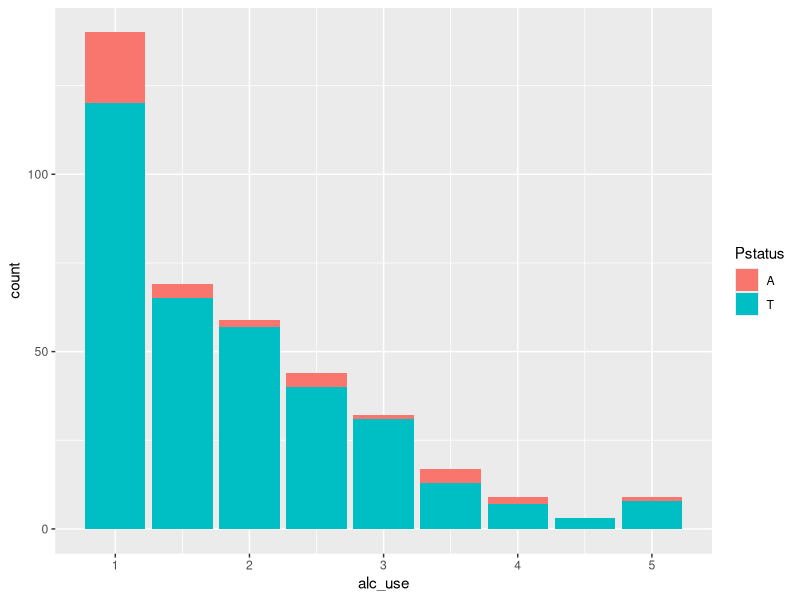
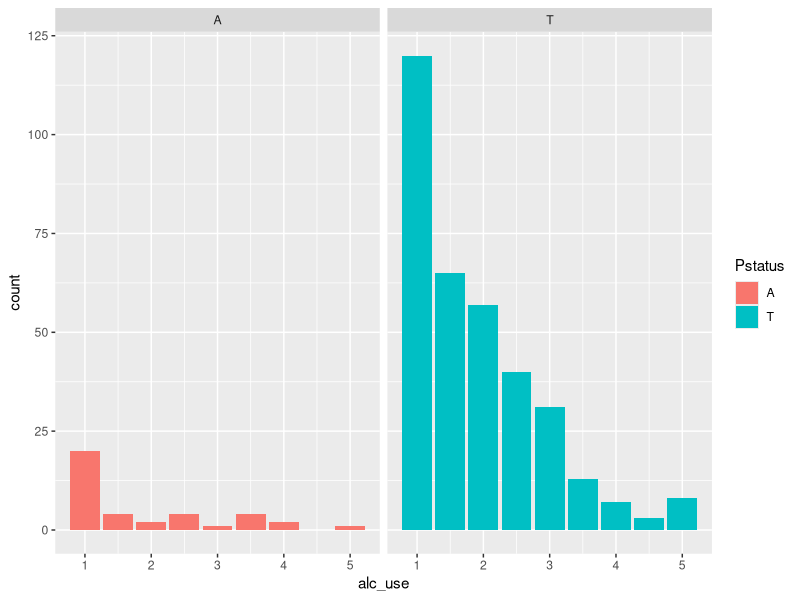
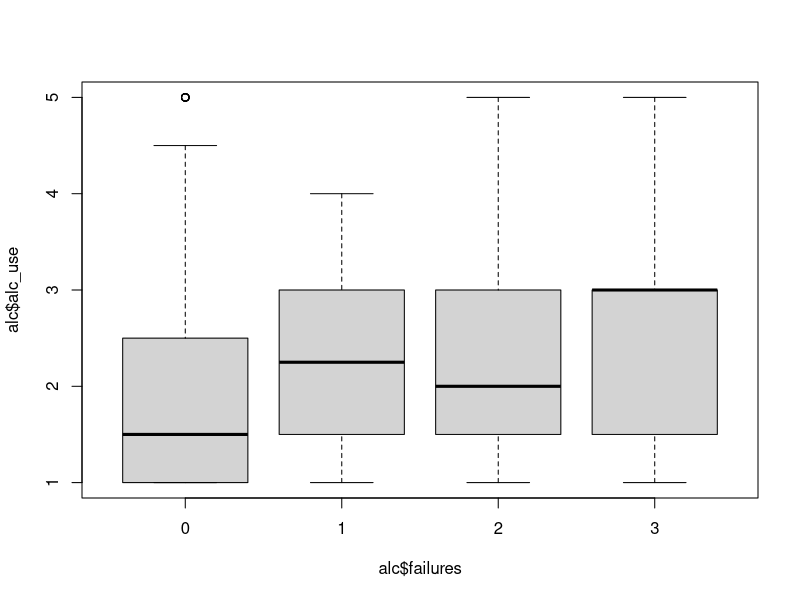
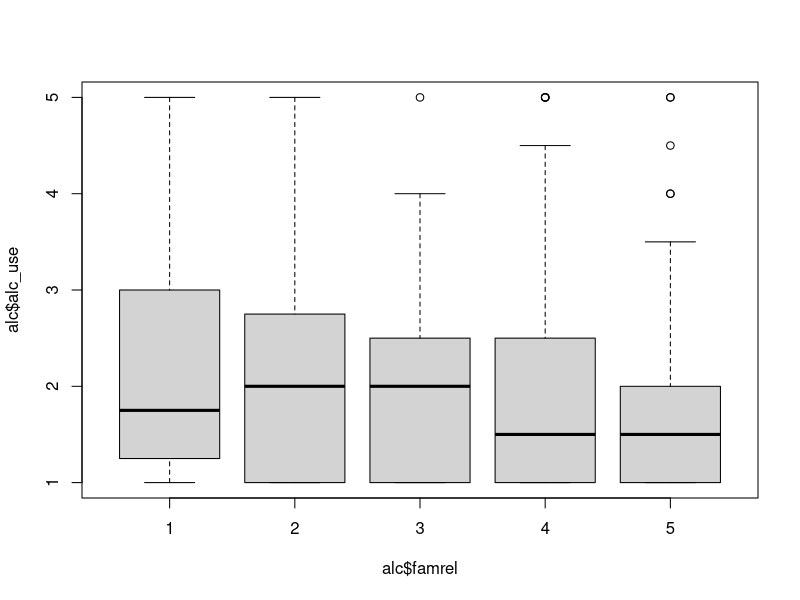
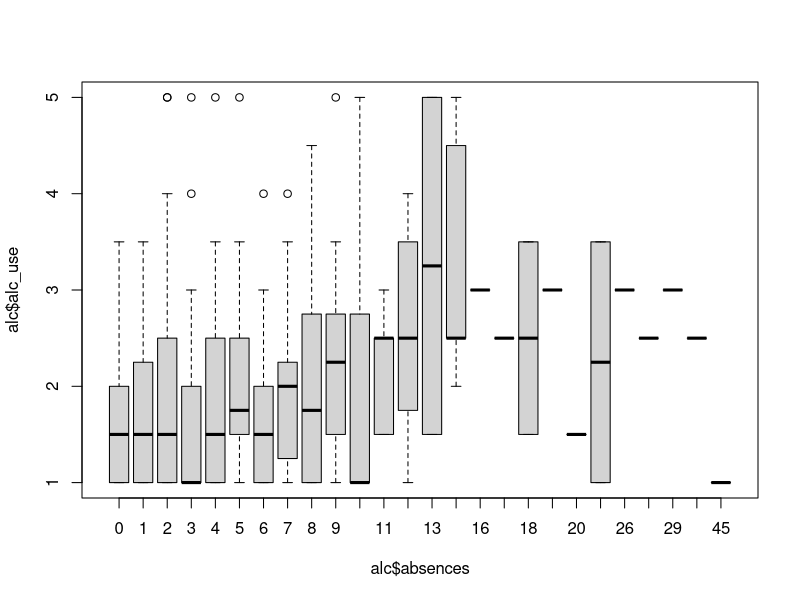
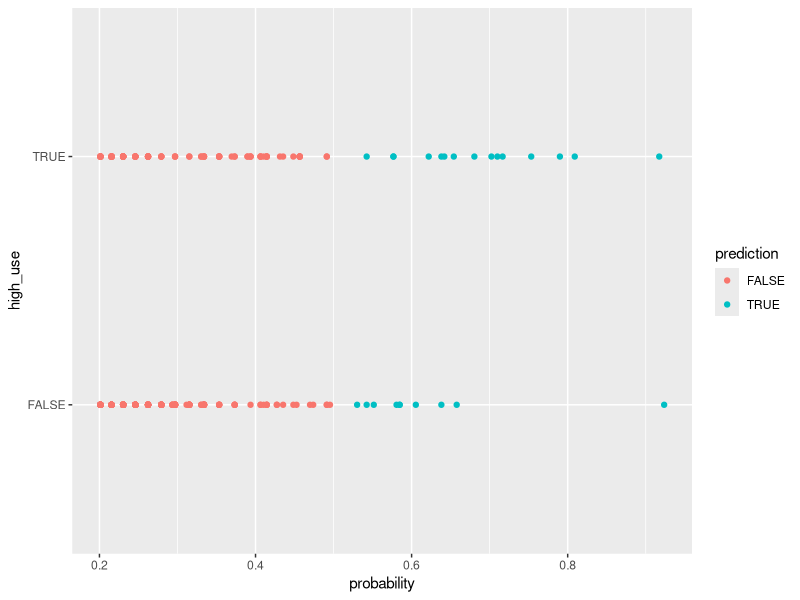

Reproduce these figures in R, in order.
## ---- chunk 1
setwd("C:/Users/Sara Allaouat/Documents/IODS-project/data")
alc <- read.table("alc.csv", header = TRUE, sep = "")
str(alc)
colnames(alc)
## ---- chunk 2
library(ggplot2)
g3 <- ggplot(data = alc, aes(x = alc_use, fill=Pstatus)) 
g4 <- g3 + geom_bar()
g4
g5 <- g3 + geom_bar()+ facet_wrap("Pstatus")
g5
## ---- chunk 3
g6 <- boxplot(alc$alc_use ~ alc$failures)
g6
## ---- chunk 4
g7 <- boxplot(alc$alc_use ~ alc$famrel)
g7
## ---- chunk 5
g8 <- boxplot(alc$alc_use ~ alc$absences)
g8
## ---- chunk 6
m1 <- glm(high_use ~ failures + absences + famrel + Pstatus, data = alc, family = "binomial")
summary(m1)
## ---- chunk 7
m2 <- glm(high_use ~ failures + absences, data = alc, family = "binomial")
summary(m2)
## ---- chunk 8
library(dplyr)
## ---- chunk 9
OR <- coef(m2) %>% exp
CI <- confint(m2)%>% exp
cbind(OR, CI)

## ---- chunk 10
probabilities <- predict(m2, type = "response")
alc <- mutate(alc, probability = probabilities)
alc <- mutate(alc, prediction = probability > 0.5)
select(alc, failures, absences, high_use, probability, prediction) %>% tail(10)
table(high_use = alc$high_use, prediction = alc$prediction)
## ---- chunk 11
g <- ggplot(alc, aes(x = probability, y = high_use, col=prediction))
g + geom_point()
table(high_use = alc$high_use, prediction = alc$prediction) %>% prop.table() %>% addmargins()
## ---- chunk 12
loss_func <- function(class, prob) {
  n_wrong <- abs(class - prob) > 0.5
  mean(n_wrong)
}
loss_func(class = alc$high_use, prob = alc$probability)
## ---- chunk 13
library(boot)
cv <- cv.glm(data = alc, cost = loss_func, glmfit = m2, K = 10)
cv$delta[1]
## ---- chunk 14
M <- glm(high_use ~ failures + absences + sex + Pstatus + famrel + age + school + address + famsize + Medu + Fedu + Mjob + Fjob + reason + guardian + traveltime + studytime + schoolsup + famsup + paid + activities + nursery + higher + internet + romantic + freetime + goout + health, data = alc, family = "binomial")
summary(M)
probabilities <- predict(M, type = "response")
alc <- mutate(alc, probability = probabilities)
alc <- mutate(alc, prediction = probability > 0.5)
select(alc, failures, absences, sex, Pstatus, famrel, age, school, address, famsize, Medu, Fedu, Mjob, Fjob, reason, guardian,  traveltime, studytime, schoolsup, famsup, paid, activities, nursery, higher, internet, romantic, freetime, goout, health, high_use, probability, prediction) %>% tail(10)
table(high_use = alc$high_use, prediction = alc$prediction)

loss_func1 <- function(class, prob) {
  n_wrong <- abs(class - prob) > 0.5
  mean(n_wrong)
}
loss_func1(class = alc$high_use, prob = alc$probability)

cv1 <- cv.glm(data = alc, cost = loss_func1, glmfit = M, K = 10)
cv1$delta[1]
## ---- chunk 15
M2 <- glm(high_use ~ failures + absences + sex + famrel + age + address + famsize + Fedu + Fjob + guardian + traveltime + studytime + paid + activities + nursery + romantic + freetime + goout + health, data = alc, family = "binomial")
summary(M2)
probabilities <- predict(M2, type = "response")
alc <- mutate(alc, probability = probabilities)
alc <- mutate(alc, prediction = probability > 0.5)
select(alc, failures, absences, sex, famrel, age, school, address, famsize, Fedu, Fjob, guardian,  traveltime, studytime, paid, activities, nursery, romantic, freetime, goout, health, high_use, probability, prediction) %>% tail(10)
table(high_use = alc$high_use, prediction = alc$prediction)

loss_func2 <- function(class, prob) {
  n_wrong <- abs(class - prob) > 0.5
  mean(n_wrong)
}
loss_func2(class = alc$high_use, prob = alc$probability)

cv2 <- cv.glm(data = alc, cost = loss_func2, glmfit = M2, K = 10)
cv2$delta[1]
## ---- chunk 16
M3 <- glm(high_use ~ failures + absences + sex + famrel + address + famsize + guardian + traveltime + studytime + paid + activities + nursery + romantic + freetime + goout + health, data = alc, family = "binomial")
summary(M3)
probabilities <- predict(M3, type = "response")
alc <- mutate(alc, probability = probabilities)
alc <- mutate(alc, prediction = probability > 0.5)
select(alc, failures, absences, sex, famrel, school, address, famsize, guardian,  traveltime, studytime, paid, activities, nursery, romantic, freetime, goout, health, high_use, probability, prediction) %>% tail(10)
table(high_use = alc$high_use, prediction = alc$prediction)

loss_func3 <- function(class, prob) {
  n_wrong <- abs(class - prob) > 0.5
  mean(n_wrong)
}
loss_func3(class = alc$high_use, prob = alc$probability)

cv3 <- cv.glm(data = alc, cost = loss_func3, glmfit = M3, K = 10)
cv3$delta[1]
## ---- chunk 17
M4 <- glm(high_use ~ failures + absences + sex + famrel + address + famsize + traveltime + studytime + paid + activities + nursery + romantic + freetime + goout + health, data = alc, family = "binomial")
summary(M4)
probabilities <- predict(M4, type = "response")
alc <- mutate(alc, probability = probabilities)
alc <- mutate(alc, prediction = probability > 0.5)
select(alc, failures, absences, sex, famrel, school, address, famsize, traveltime, studytime, paid, activities, nursery, romantic, freetime, goout, health, high_use, probability, prediction) %>% tail(10)
table(high_use = alc$high_use, prediction = alc$prediction)

loss_func4 <- function(class, prob) {
  n_wrong <- abs(class - prob) > 0.5
  mean(n_wrong)
}
loss_func4(class = alc$high_use, prob = alc$probability)

cv4 <- cv.glm(data = alc, cost = loss_func4, glmfit = M4, K = 10)
cv4$delta[1]
## ---- chunk 18
M5 <- glm(high_use ~ absences + sex + famrel + address + famsize + traveltime + studytime + paid + activities + nursery + romantic + freetime + goout + health, data = alc, family = "binomial")
summary(M5)
probabilities <- predict(M5, type = "response")
alc <- mutate(alc, probability = probabilities)
alc <- mutate(alc, prediction = probability > 0.5)
select(alc, absences, sex, famrel, school, address, famsize, traveltime, studytime, paid, activities, nursery, romantic, freetime, goout, health, high_use, probability, prediction) %>% tail(10)
table(high_use = alc$high_use, prediction = alc$prediction)

loss_func5 <- function(class, prob) {
  n_wrong <- abs(class - prob) > 0.5
  mean(n_wrong)
}
loss_func5(class = alc$high_use, prob = alc$probability)

cv5 <- cv.glm(data = alc, cost = loss_func5, glmfit = M5, K = 10)
cv5$delta[1]
